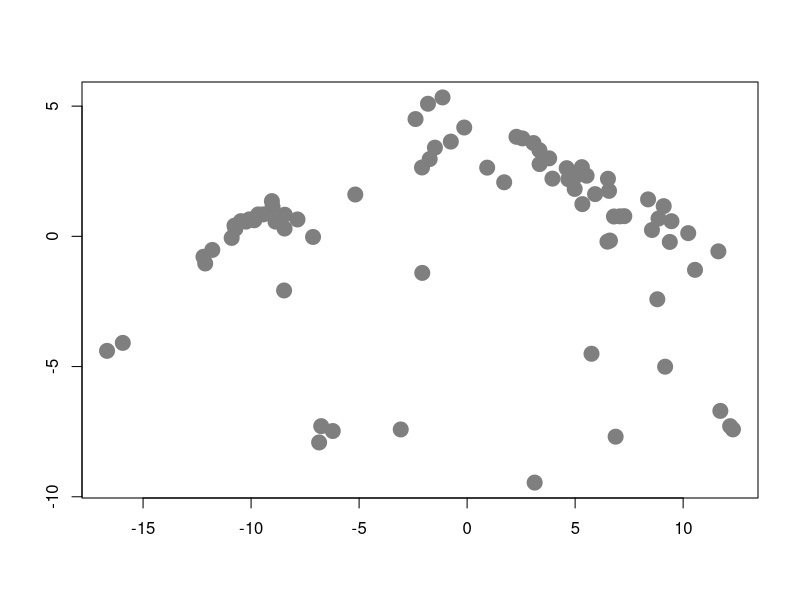
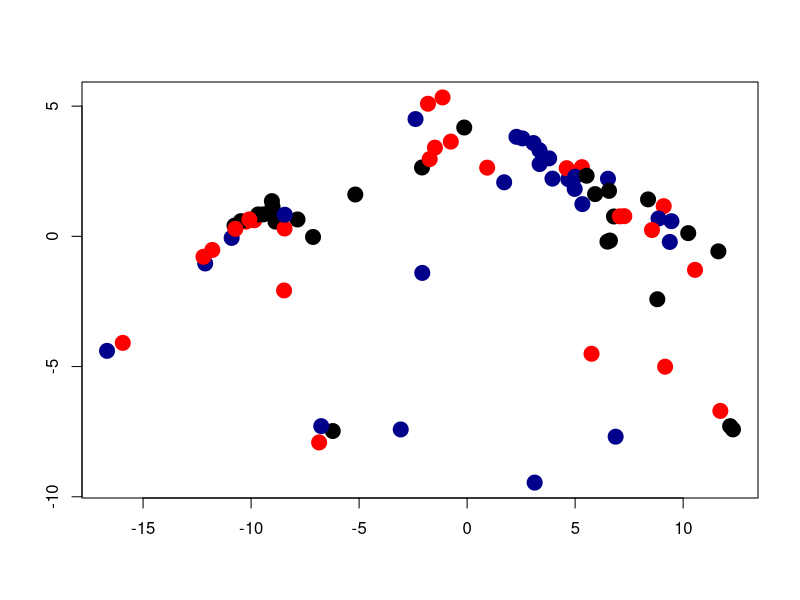
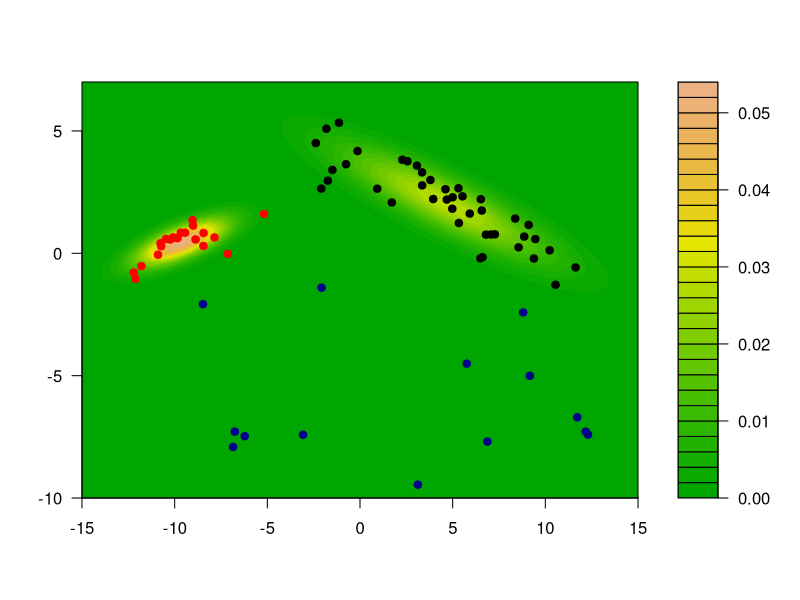
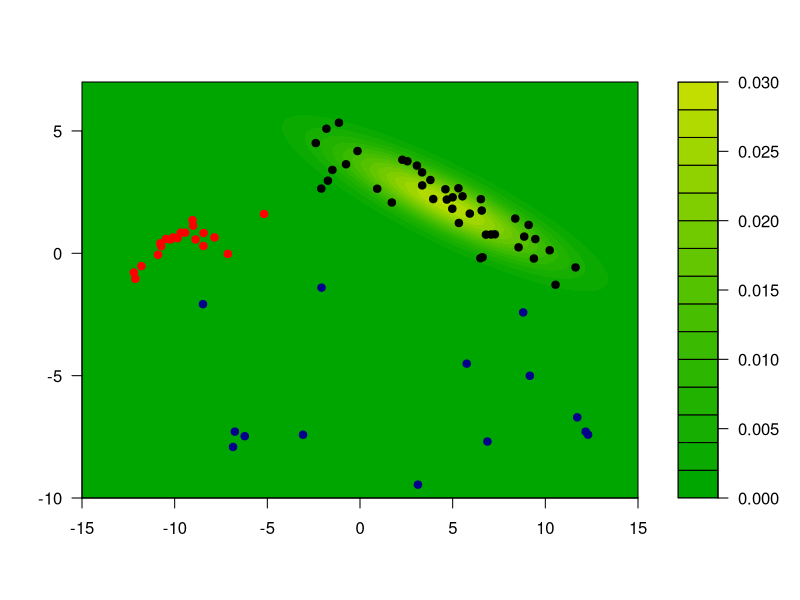
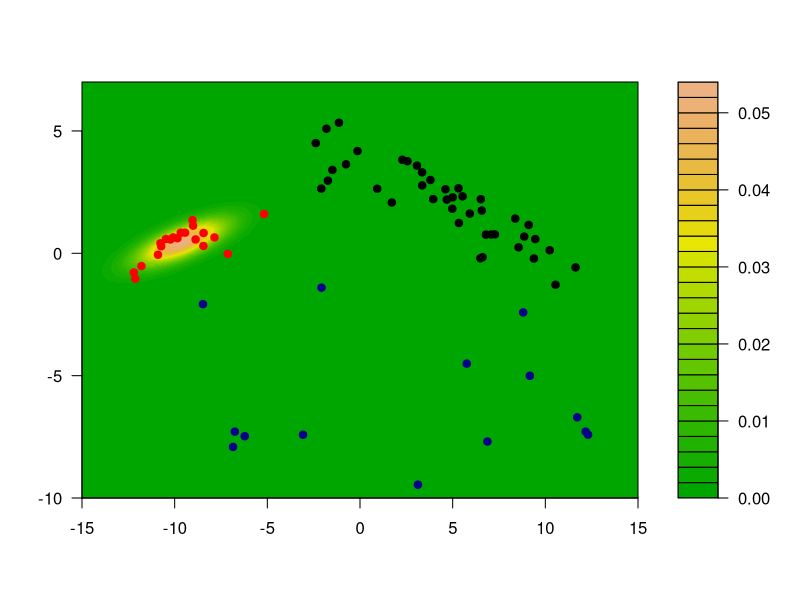
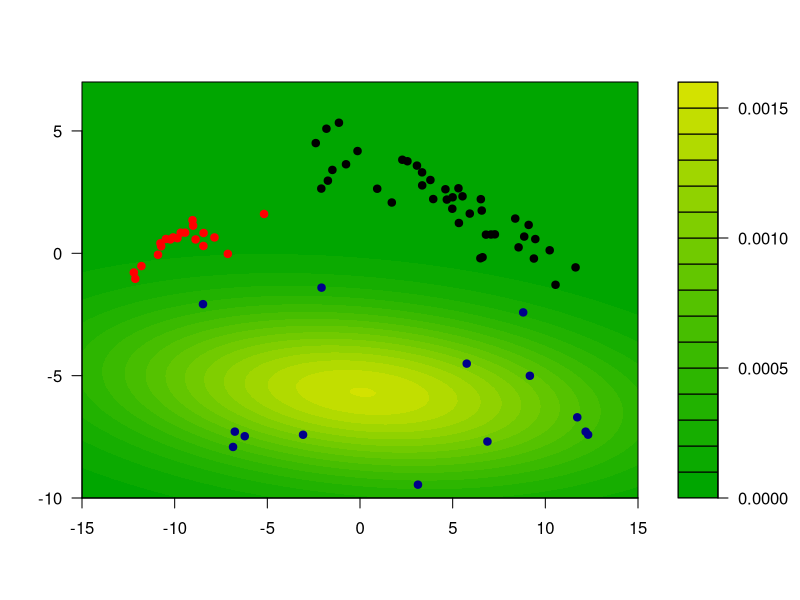
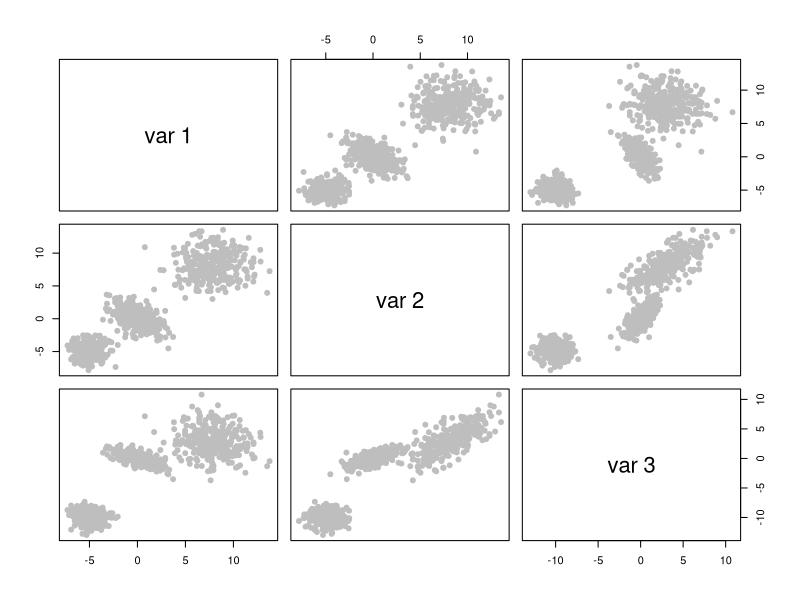
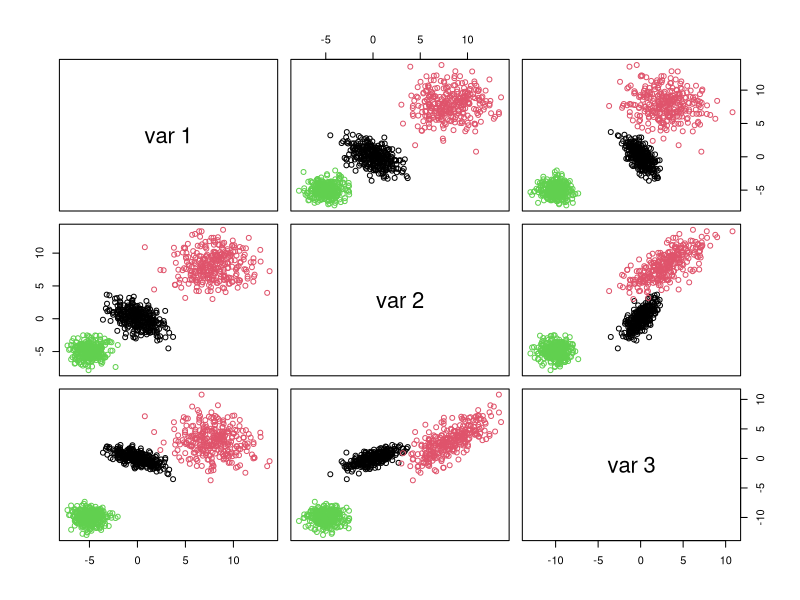

Write R code to recreate these figures, in order.
## ---- chunk 1
X <- read.table(file = "data/unvotes.csv", sep = ",", row.names = 1, header = TRUE)
# Compute pairwise distances and use MDS
dd <- dist(t(X))
tmp <- cmdscale(dd, k = 2)
## ---- chunk 2
plot(tmp, pch = 19, col = "gray50", cex = 2, xlab = "", ylab = "")
## ---- chunk 3
k <- 3
n <- nrow(tmp)
set.seed(123456)
b <- sample((1:n) %% k + 1)
gammas <- matrix(0, n, k)
for (j in 1:k) gammas[b == j, j] <- 1
pis <- colSums(gammas) / n
mus <- sigmas <- vector("list", k)
for (j in 1:k) {
  mus[[j]] <- colSums(tmp * gammas[, j]) / sum(gammas[, j])
  sigmas[[j]] <- t(tmp * gammas[, j]) %*% tmp / sum(gammas[, j])
}
## ---- chunk 4
plot(tmp[, 1], tmp[, 2], pch = 19, cex = 2, 
     col = c("black", "red", "darkblue")[b], xlab = "", ylab = "")
## ---- chunk 5
library(mvtnorm)
niter <- 120
for (i in 1:niter) {
  # E step
  # compute posterior probabilites f(x_i, \theta^k)
  for (j in 1:k) {
    gammas[, j] <- apply(tmp, 1, dmvnorm, mean = mus[[j]], 
                         sigma = sigmas[[j]])
  }
  # multiply by probs of each class
  # f(x_i, \theta^k) * pi_k
  gammas <- gammas %*% diag(pis)
  # standardize: f(x_i, \theta^k) * pi_k / [ sum_s { f(x_i, \theta^s) * pi_s } ]
  gammas <- gammas / rowSums(gammas)
  # M step
  # the maximizers of the expected likelihood have
  # a closed form in the Gaussian case, they are
  # just weighted means and covariance matrices
  for (j in 1:k) {
    mus[[j]] <- colSums(tmp * gammas[, j]) / sum(gammas[, j])
    tmp2 <- scale(tmp, scale = FALSE, center = mus[[j]])
    sigmas[[j]] <- t(tmp2 * gammas[, j]) %*% tmp2 / sum(gammas[, j])
  }
  # update pi's
  pis <- colSums(gammas) / n # n = sum(colSums(gammas))
}
## ---- chunk 6
# estimated groups
emlab <- apply(gammas, 1, which.max)
# build a 100 x 100 grid
ngr <- 100
x1 <- seq(-15, 15, length = ngr)
x2 <- seq(-10, 7, length = ngr)
xx <- expand.grid(x1, x2)
# evaluate each density component on each grid point
m <- matrix(NA, ngr * ngr, k)
for (j in 1:k) {
  m[, j] <- apply(xx, 1, dmvnorm, mean = mus[[j]], sigma = sigmas[[j]])
}
# apply weights
mm <- m %*% pis # apply(m, 1, max)
filled.contour(x1, x2, matrix(mm, ngr, ngr),
  col = terrain.colors(35),
  xlab = "", ylab = "",
  panel.last = {
    points(tmp[, 1], tmp[, 2], pch = 19, cex = 1, col = c("black", "red", "darkblue")[emlab])
  }
)
## ---- chunk 7
m2 <- m %*% diag(pis)
for (j in 1:k) {
  filled.contour(x1, x2, matrix(m2[, j], ngr, ngr),
    col = terrain.colors(35), xlab = "", ylab = "",
    panel.last = {
      points(tmp[, 1], tmp[, 2], pch = 19, cex = 1, col = c("black", "red", "darkblue")[emlab])
    }
  )
}
## ---- chunk 8
# sample size
n <- 300

# covariance matrices for two of the groups
s1 <- matrix(c(2, -1, -1, -1, 2, 1, -1, 1, 1), ncol = 3, byrow = TRUE)
s2 <- matrix(c(4, 0, -1, 0, 4, 3, -1, 3, 5), ncol = 3, byrow = TRUE)
s1.sqrt <- chol(s1)
s2.sqrt <- chol(s2)

# easy case, well separated groups
set.seed(31)
x1 <- matrix(rnorm(n * 3), n, 3) %*% s1.sqrt
mu2 <- c(8, 8, 3)
x2 <- scale(matrix(rnorm(n * 3), n, 3) %*% s2.sqrt, center = -mu2, scale = FALSE)
mu3 <- c(-5, -5, -10)
x3 <- scale(matrix(rnorm(n * 3), n, 3), center = -mu3, scale = FALSE)
x <- rbind(x1, x2, x3)
## ---- chunk 9
pairs(x, col = "gray", pch = 19)
## ---- chunk 10
library(mclust)
# select the number of clusters using likelihood-base criterion
m <- Mclust(x)
# show the data, color-coded according to the groups found
pairs(x, col = m$class)
## ---- chunk 11
set.seed(31)
x1 <- matrix(rexp(n * 3, rate = .2), n, 3)
mu2 <- c(10, 20, 20)
x2 <- scale(matrix(runif(n * 3, min = -6, max = 6), n, 3), center = -mu2, scale = FALSE)
mu3 <- c(-5, -5, -5)
x3 <- scale(matrix(rnorm(n * 3, sd = 3), n, 3), center = -mu3, scale = FALSE)
x.3 <- rbind(x1, x2, x3)

# run model-based clustering,
# select the number of clusters using likelihood-base criterion
m3 <- Mclust(x.3)

# show the data, colors according to groups found
pairs(x.3, col = m3$class)
## ---- chunk 12
plot(m3$BIC[, 6], type = "b", xlab = "K", ylab = "BIC", lwd = 2, pch = 19)
## ---- chunk 13
# run k-means with k = 2, 2, ..., 10
# to try to identify how many clusters are present
m3.l <- vector("list", 10)
ss <- rep(0, 10)
for (i in 2:10) {
  ss[i] <- sum((m3.l[[i]] <- kmeans(x.3, centers = i, nstart = 500))$within)
}
plot(2:10, ss[-1], xlab = "K", ylab = "W_k", type = "b", lwd = 2, pch = 19)
## ---- chunk 14
pairs(x.3, col = m3.l[[3]]$cluster)
## ---- chunk 15
m3.3 <- Mclust(x.3, G = 3)
pairs(x.3, col = m3.3$class)
## ---- chunk 16
set.seed(31)
x1 <- matrix(rnorm(n * 3, mean = 3), n, 3) %*% s1.sqrt
mu2 <- c(9, 9, 3)
x2 <- scale(matrix(rnorm(n * 3), n, 3) %*% s2.sqrt, center = -mu2, scale = FALSE)
mu3 <- c(5, 5, -10)
x3 <- scale(matrix(rnorm(n * 3), n, 3), center = -mu3, scale = FALSE)
x <- rbind(x1, x2, x3)
# non-normal "noise" features
x.4 <- cbind(x, matrix(rexp(n * 3 * 3, rate = 1 / 10), n * 3, 3))
# normal "noise" features
x.5 <- cbind(x, matrix(rnorm(n * 3 * 3, mean = 0, sd = 150), n * 3, 3))
## ---- chunk 17
m4 <- Mclust(x.4)
m5 <- Mclust(x.5)
## ---- chunk 18
pairs(x.4[, 1:3], col = m4$class, pch = 19)
## ---- chunk 19
# pairs(x.5[,1:3], col=m5$class, pch=19)
table(m5$class, rep(1:3, each = n))
## ---- chunk 20
m4.3 <- Mclust(x.4, G = 3)
m5.3 <- Mclust(x.5, G = 3)
# it works well
pairs(x.4[, 1:3], col = m4.3$class, pch = 19)
pairs(x.5[, 1:3], col = m5.3$class, pch = 19)
## ---- chunk 21
table(m4.3$class, rep(1:3, each = n))
table(m5.3$class, rep(1:3, each = n))
## ---- chunk 22
m4.l <- vector("list", 10)
ss <- rep(0, 10)
for (i in 2:10) {
  ss[i] <- sum((m4.l[[i]] <- kmeans(x.4, centers = i, nstart = 100, iter.max = 20))$within)
}
plot(2:10, ss[-1], xlab = "K", ylab = "W_k", type = "b", lwd = 2, pch = 19)
## ---- chunk 23
m5.l <- vector("list", 10)
ss <- rep(0, 10)
for (i in 2:10) {
  ss[i] <- sum((m5.l[[i]] <- kmeans(x.5, centers = i, nstart = 100, iter.max = 20))$within)
}
plot(2:10, ss[-1], xlab = "K", ylab = "W_k", type = "b", lwd = 2, pch = 19)
## ---- chunk 24
pairs(x.4[, 1:3], col = m4.l[[3]]$cluster, pch = 19)
pairs(x.5[, 1:3], col = m5.l[[3]]$cluster, pch = 19)
## ---- chunk 25
library(mvtnorm)
# mean vector
mu <- c(3, 7)
# variance/covariance matrix
si <- matrix(c(1, 1.2, 1.2, 2), 2, 2)
# generate data
set.seed(123)
x <- rmvnorm(50, mean = mu, sigma = si)
## ---- chunk 26
plot(x, pch = 19, col = "gray30", xlim = c(0, 8), ylim = c(0, 13), xlab = "X1", ylab = "X2", cex = 1.5)
xbar <- colMeans(x)
points(xbar[1], xbar[2], pch = 19, col = "tomato", cex = 2)
## ---- chunk 27
plot(x, pch = 19, col = "gray30", xlim = c(0, 8), ylim = c(0, 13), xlab = "X1", ylab = "X2", cex = 1.5)
abline(v = 5, lwd = 6, col = "gray80")
abline(h = 5.5, lwd = 6, col = "gray80")
points(x, pch = 19, col = "gray30", cex = 1.5)
points(xbar[1], xbar[2], pch = 19, col = "tomato", cex = 2)
text(1, 6, "(NA, 5.5)")
text(6, 2, "(5, NA)")
## ---- chunk 28
plot(x, pch = 19, col = "gray30", xlim = c(0, 8), ylim = c(0, 13), xlab = "X1", ylab = "X2", cex = 1.5)
abline(h = 5.5, lwd = 6, col = "gray80")
abline(v = 5, lwd = 6, col = "gray80")
points(x, pch = 19, col = "gray30", cex = 1.5)
points(xbar[1], xbar[2], pch = 19, col = "tomato", cex = 2)
points(5, xbar[2], pch = 19, col = "steelblue", cex = 2)
points(xbar[1], 5.5, pch = 19, col = "steelblue", cex = 2)
## ---- chunk 29
set.seed(123)
dat <- rbind(x, c(5, NA), c(NA, 5.5))
## ---- chunk 30
mu <- colMeans(dat, na.rm = TRUE)
si <- var(dat, na.rm = TRUE)
## ---- chunk 31
n <- nrow(dat)
p <- 2
# find observations with a missing coordinate
mi <- (1:n)[!complete.cases(dat)]
## ---- chunk 32
# For this data we don't need many iterations
niter <- 100
# how many observations with missing entries:
len.mi <- length(mi)
# Start the EM iterations
for (i in 1:niter) {
  # E step
  # impute the data points with missing entries
  for (h in 1:len.mi) {
    # which entries are not missing?
    nm <- !is.na(dat[mi[h], ])
    dat[mi[h], !nm] <- mu[!nm] + si[!nm, nm] * solve(si[nm, nm], dat[mi[h], nm] - mu[nm])
  }
  # M step, luckily we have a closed form for the maximizers of the
  # conditional expected likelihood
  mu <- colMeans(dat)
  si <- var(dat)
}
## ---- chunk 33
plot(x, pch = 19, col = "gray30", xlim = c(0, 8), ylim = c(0, 13), xlab = "X1", ylab = "X2", cex = 1.5)
abline(h = 5.5, lwd = 6, col = "gray80")
abline(v = 5, lwd = 6, col = "gray80")
points(x, pch = 19, col = "gray30", cex = 1.5)
points(xbar[1], xbar[2], pch = 19, col = "tomato", cex = 2)
for (h in 1:length(mi)) points(dat[mi[h], 1], dat[mi[h], 2], pch = 19, col = "steelblue", cex = 2)
